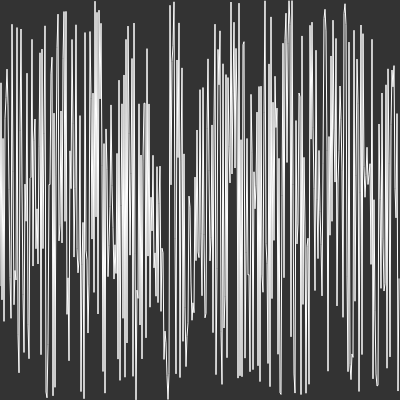
Frame 1 (no input)
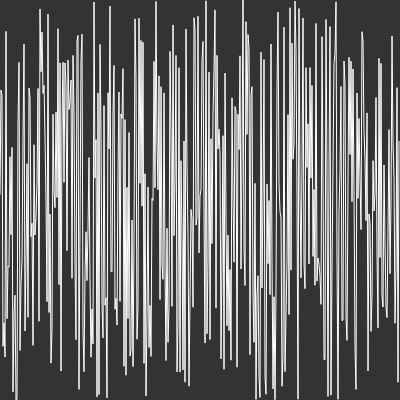
Frame 2 (the mouse pressed at the canvas centre, redrawn once)

The p5.js sketch that drew these frames (run headless with seeded random() and noise() and a simulated clock; the mouse was pressed at the canvas centre and the sketch redrawn once):

// p5.js sketch
// ── sketch.js
/**
 * sketch.js
 *
 *
 * p5.js 레퍼런스: http://p5js.org/reference
 * 웹기술 레퍼런스: http://developer.mozilla.org
 *
 * @author : https://github.com/Mosframe
 */


// -----------------------------------------------------------------
// 변수, 오브젝트 정의
// -----------------------------------------------------------------
var xOffset = 0;
var yOffset = 10000;

// -----------------------------------------------------------------
// p5.js 함수들
// -----------------------------------------------------------------

function setup () {

    createCanvas(400, 400);
}


function draw () {

    background(51);

    //var x = map(noise(xOffset), 0, 1, 0, width);
    //var y = map(noise(yOffset), 0, 1, 0, height);
    //xOffset += 0.01;
    //yOffset += 0.01;
    //ellipse(x, y, 24, 24);

    stroke(255);
    noFill();
    beginShape();
    for( var x=0; x<width; ++x ) {
        stroke(255);
        vertex(x,random(height));
    }
    endShape();

    noLoop();
}

// -----------------------------------------------------------------
// 사용자 정의 함수들
// -----------------------------------------------------------------
